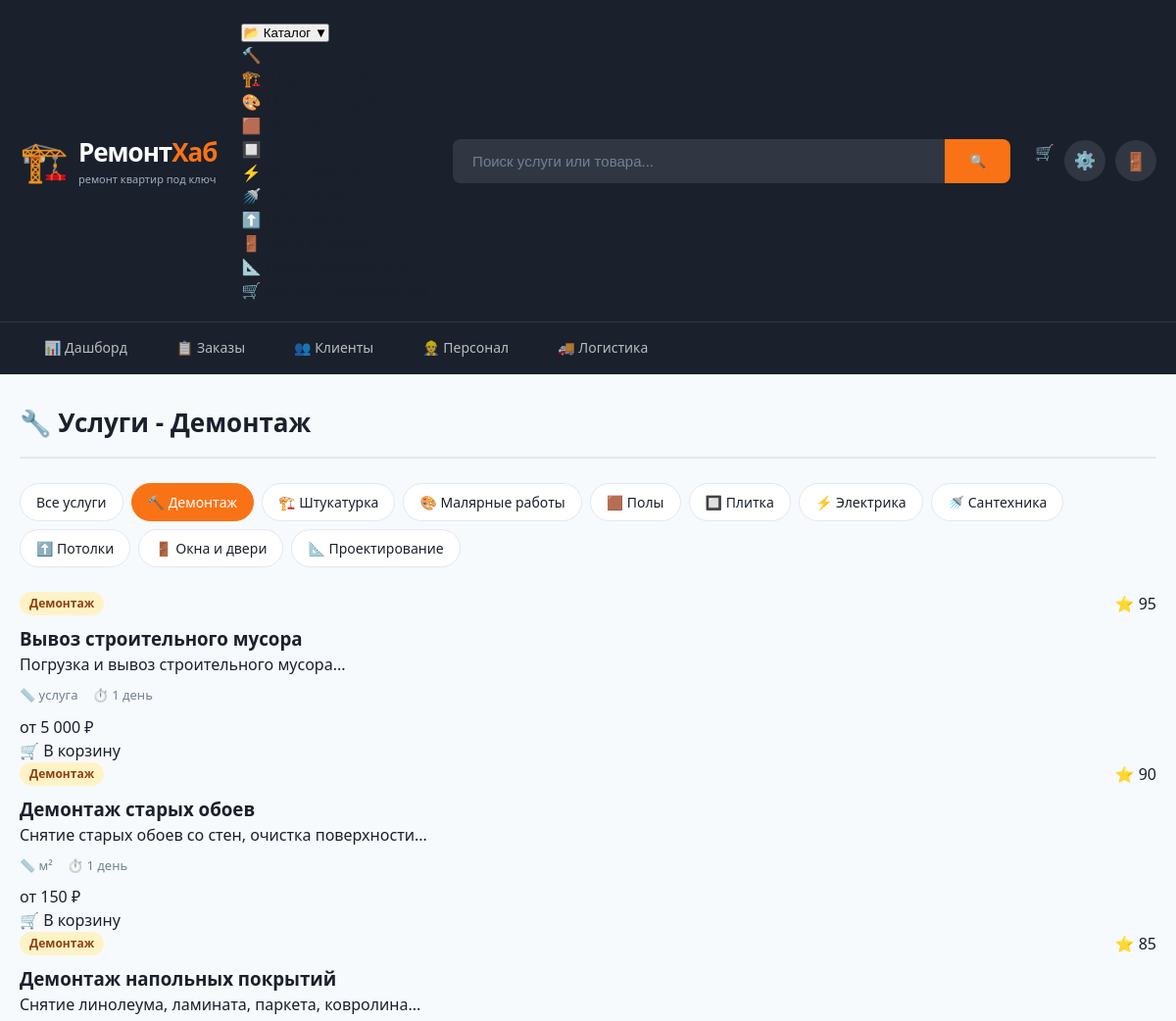
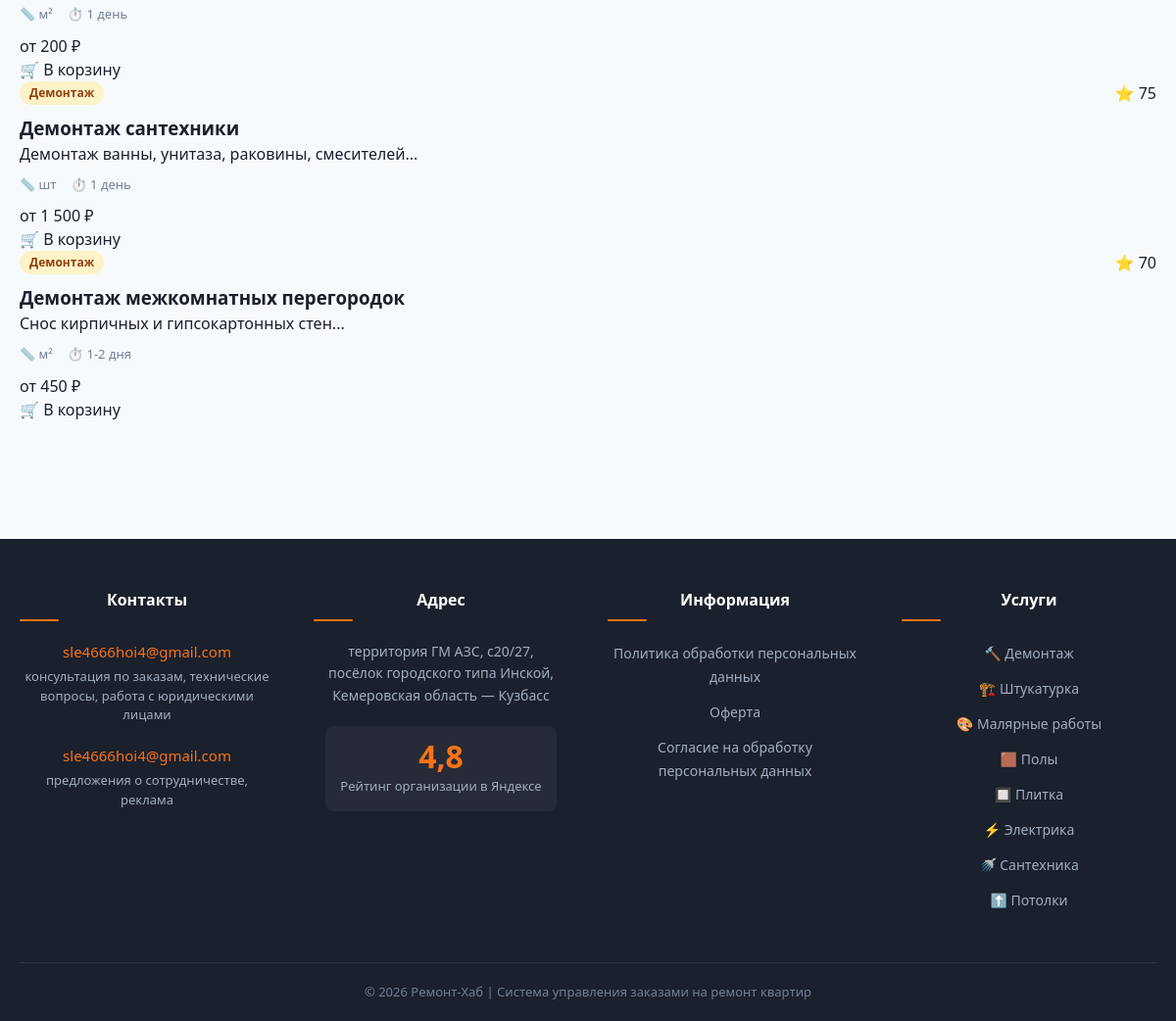
The page /?page=services&cat=1 (signed in) on the database its author committed (2 pictures, top to bottom).
### tables this page shows
CREATE TABLE `service_categories` (
  `id` int(11) NOT NULL,
  `название` varchar(200) NOT NULL,
  `slug` varchar(200) DEFAULT NULL,
  `описание` text DEFAULT NULL,
  `иконка` varchar(10) DEFAULT NULL COMMENT 'Эмодзи',
  `сортировка` int(11) DEFAULT 0
);

CREATE TABLE `services` (
  `id` int(11) NOT NULL,
  `category_id` int(11) DEFAULT NULL,
  `название` varchar(300) NOT NULL,
  `slug` varchar(300) DEFAULT NULL,
  `описание` text DEFAULT NULL,
  `краткое_описание` varchar(500) DEFAULT NULL,
  `единица_измерения` varchar(20) DEFAULT 'м²',
  `базовая_цена` decimal(10,2) NOT NULL,
  `мин_цена` decimal(10,2) DEFAULT NULL COMMENT 'Минимальная цена заказа',
  `срок_выполнения` varchar(100) DEFAULT NULL COMMENT 'Примерный срок',
  `популярность` int(11) DEFAULT 0,
  `активно` tinyint(1) DEFAULT 1,
  `created_at` timestamp NULL DEFAULT current_timestamp()
);

### db.php (called while the page is built, shortened)
<?php
$connections = [
    ['host' => 'localhost', 'user' => 'root', 'pass' => ''],
    ['host' => '127.0.0.1', 'user' => 'root', 'pass' => ''],
    ['host' => 'localhost', 'user' => 'student', 'pass' => ''],
    ['host' => 'localhost', 'user' => 'student', 'pass' => 'student'],
];
foreach ($connections as $conn) {
    try {
        $pdo = new PDO(
            "mysql:host={$conn['host']};dbname=remont_stroy;charset=utf8mb4",
            $conn['user'],
            $conn['pass'],
            [PDO::ATTR_ERRMODE => PDO::ERRMODE_EXCEPTION]
        );
        $stmt = $pdo->query("SHOW TABLES");
        $tables = $stmt->fetchAll(PDO::FETCH_COLUMN);
        break;
    } catch (PDOException $e) {
        continue;
    }
}
?>

### index.php (the view, shortened to what this page needs)
<?php
require_once 'db.php';
$theme = $_COOKIE['theme'] ?? 'light';
$page = $_GET['page'] ?? 'dashboard';
$services = [];
$categories = [];
if ($db_connected) {
    try {
        if (in_array('service_categories', $tables)) {
            $categories = $pdo->query("SELECT sc.*, (SELECT COUNT(*) FROM services WHERE category_id=sc.id) as cnt FROM service_categories sc ORDER BY sc.сортировка")->fetchAll();
        }
        if (in_array('services', $tables)) {
            $cat = $_GET['cat'] ?? '';
            $sql = "SELECT s.*, sc.название as кат_название FROM services s JOIN service_categories sc ON s.category_id=sc.id WHERE s.активно=1";
            if ($cat) $sql .= " AND s.category_id=".(int)$cat;
            $sql .= " ORDER BY s.популярность DESC";
            $services = $pdo->query($sql)->fetchAll();
        }
    } catch (Exception $e) {}
}
?>
<!DOCTYPE html>
<html lang="ru" data-theme="<?php echo $theme; ?>">
<head>
    <link rel="stylesheet" href="css/style.css">
</head>
<body>
    <header class="header">
        <div class="header-main">
            <div class="container header-main-inner">
                <a href="index.php" class="logo">
                    <span class="logo-icon">🏗️</span>
                    <div><div class="logo-text">Ремонт<span class="logo-accent">Хаб</span></div><div class="logo-slogan">ремонт квартир под ключ</div></div>
                </a>
                <div class="dropdown">
                    <button class="catalog-btn">📂 Каталог ▼</button>
                    <div class="dropdown-menu">
                        <?php foreach ($categories as $cat): ?>
                            <div class="dropdown-group">
                                <a href="?page=services&cat=<?php echo $cat['id']; ?>" class="dropdown-title">
                                    <?php echo $cat['иконка']; ?> <?php echo $cat['название']; ?>
                                    <span class="dropdown-count"><?php echo $cat['cnt']; ?></span>
                                </a>
                            </div>
                        <?php endforeach; ?>
                        <a href="?page=shop" class="dropdown-title">🛒 Магазин материалов</a>
                    </div>
                </div>
                <div class="search-box">
                    <input type="text" placeholder="Поиск услуги или товара...">
                    <button>🔍</button>
                </div>
                <div class="header-icons">
                    <a href="?page=cart" class="cart-icon-link">
                        🛒
                    </a>
                    <button class="icon-btn" onclick="openModal('settingsModal')">⚙️</button>
                    <a href="logout.php" class="icon-btn">🚪</a>
                </div>
            </div>
        </div>
        <nav class="header-nav">
            <div class="container">
                <a href="index.php" class="<?php echo $page=='dashboard'?'active':''; ?>">📊 Дашборд</a>
                <a href="?page=orders" class="<?php echo $page=='orders'?'active':''; ?>">📋 Заказы</a>
                <a href="?page=clients" class="<?php echo $page=='clients'?'active':''; ?>">👥 Клиенты</a>
                <a href="?page=staff" class="<?php echo $page=='staff'?'active':''; ?>">👷 Персонал</a>
                <a href="?page=logistics" class="<?php echo $page=='logistics'?'active':''; ?>">🚚 Логистика</a>
            </div>
        </nav>
    </header>
    <main class="main-content">
        <div class="container">
        <?php if ($page == 'services'): ?>
            <h2 class="section-title">🔧 Услуги <?php echo isset($_GET['cat']) ? '- ' . ($categories[array_search($_GET['cat'], array_column($categories, 'id'))]['название'] ?? '') : ''; ?></h2>
            <div class="filter-bar">
                <a href="?page=services" class="filter-btn <?php echo empty($_GET['cat'])?'active':''; ?>">Все услуги</a>
                <?php foreach ($categories as $c): ?>
                    <a href="?page=services&cat=<?php echo $c['id']; ?>" class="filter-btn <?php echo ($_GET['cat']??'')==$c['id']?'active':''; ?>"><?php echo $c['иконка']; ?> <?php echo $c['название']; ?></a>
                <?php endforeach; ?>
            </div>
            <div class="products-grid">
                <?php foreach ($services as $s): ?>
                    <div class="product-card">
                        <div class="product-card-header">
                            <span class="category-badge"><?php echo $s['кат_название']; ?></span>
                            <span>⭐ <?php echo $s['популярность']; ?></span>
                        </div>
                        <h3><?php echo $s['название']; ?></h3>
                        <p class="text-muted"><?php echo mb_substr($s['описание']??'', 0, 100); ?>...</p>
                        <div class="product-meta">
                            <span>📏 <?php echo $s['единица_измерения']; ?></span>
                            <span>⏱️ <?php echo $s['срок_выполнения']; ?></span>
                        </div>
                        <div class="product-price">от <?php echo number_format($s['базовая_цена'], 0, ',', ' '); ?> ₽</div>
                        <a href="?add_to_cart=<?php echo $s['id']; ?>&type=service" class="btn-add-cart">🛒 В корзину</a>
                    </div>
                <?php endforeach; ?>
            </div>
        <?php endif; ?>
        </div>
    </main>
    <footer class="footer">
        <div class="container">
            <div class="footer-grid">
                <div class="footer-col">
                    <h4>Контакты</h4>
                    <div class="footer-contact-item">
                        <a href="mailto:sle4666hoi4@gmail.com">sle4666hoi4@gmail.com</a>
                        <span>консультация по заказам, технические вопросы, работа с юридическими лицами</span>
                    </div>
                    <div class="footer-contact-item">
                        <a href="mailto:sle4666hoi4@gmail.com">sle4666hoi4@gmail.com</a>
                        <span>предложения о сотрудничестве, реклама</span>
                    </div>
                </div>
                <div class="footer-col">
                    <h4>Адрес</h4>
                    <p class="footer-address">территория ГМ АЗС, с20/27,<br>посёлок городского типа Инской,<br>Кемеровская область — Кузбасс</p>
                    <div class="footer-rating"><div class="rating-value">4,8</div><div class="rating-text">Рейтинг организации в Яндексе</div></div>
                </div>
                <div class="footer-col">
                    <h4>Информация</h4>
                    <ul class="footer-links">
                        <li><a href="#">Политика обработки персональных данных</a></li>
                        <li><a href="#">Оферта</a></li>
                        <li><a href="#">Согласие на обработку персональных данных</a></li>
                    </ul>
                </div>
                <div class="footer-col">
                    <h4>Услуги</h4>
                    <ul class="footer-links">
                        <?php foreach(array_slice($categories,0,8) as $cat): ?>
                            <li><a href="?page=services&cat=<?php echo $cat['id']; ?>"><?php echo $cat['иконка']; ?> <?php echo $cat['название']; ?></a></li>
                        <?php endforeach; ?>
                    </ul>
                </div>
            </div>
            <div class="footer-bottom"><p>© 2026 Ремонт-Хаб | Система управления заказами на ремонт квартир</p></div>
        </div>
    </footer>
</body>
</html>

### rows shown on the page
service_categories: иконка "🔨", название "Демонтаж"
service_categories: иконка "🏗️", название "Штукатурка"
service_categories: иконка "🎨", название "Малярные работы"
service_categories: иконка "🟫", название "Полы"
service_categories: иконка "🔲", название "Плитка"
service_categories: иконка "⚡", название "Электрика"
service_categories: иконка "🚿", название "Сантехника"
service_categories: иконка "⬆️", название "Потолки"
service_categories: иконка "🚪", название "Окна и двери"
service_categories: иконка "📐", название "Проектирование"
services: category.название "Демонтаж", популярность "95", название "Вывоз строительного мусора", описание "Погрузка и вывоз строительного мусора", единица_измерения "услуга", срок_выполнения "1 день", базовая_цена "5 000"
services: category.название "Демонтаж", популярность "90", название "Демонтаж старых обоев", описание "Снятие старых обоев со стен, очистка поверхности", единица_измерения "м²", срок_выполнения "1 день", базовая_цена "150"
services: category.название "Демонтаж", популярность "85", название "Демонтаж напольных покрытий", описание "Снятие линолеума, ламината, паркета, ковролина", единица_измерения "м²", срок_выполнения "1 день", базовая_цена "200"
services: category.название "Демонтаж", популярность "75", название "Демонтаж сантехники", описание "Демонтаж ванны, унитаза, раковины, смесителей", единица_измерения "шт", срок_выполнения "1 день", базовая_цена "1 500"
services: category.название "Демонтаж", популярность "70", название "Демонтаж межкомнатных перегородок", описание "Снос кирпичных и гипсокартонных стен", единица_измерения "м²", срок_выполнения "1-2 дня", базовая_цена "450"
